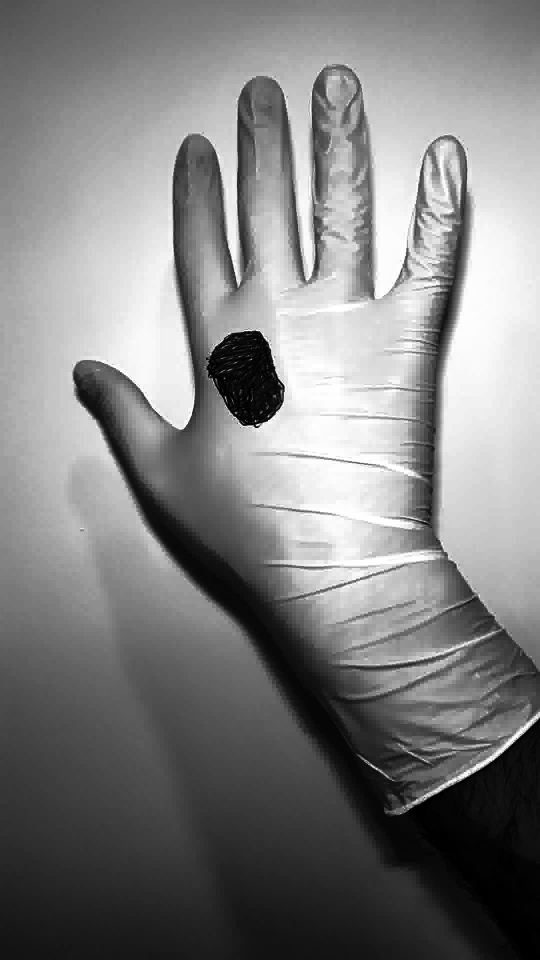
%> input picture img1.jpg, 1080 x 1920 px (shown at 1/2 size)
$ octave main.m   (GNU Octave 9; MATLAB toolbox functions it lacks are replaced by stand-ins)
%> lines starting %> are read from the running program, lines starting %| are printed output that depends on the picture; in (x1, y1, x2, y2) boxes, pixels count from 0 and x2, y2 are one past the last pixel; in counts of white or black regions, pixels touching at a corner belong together; the program's own positions count from 1
### detect_glove_contour.m
function [glove_contour] = detect_glove_contour(image)

    glove_hsv = rgb2hsv(image);

    % Extract individual channels
    hue_channel = glove_hsv(:,:,1);
    saturation_channel = glove_hsv(:,:,2);
    value_channel = glove_hsv(:,:,3);

    % Calculate histograms for each channel
    numBins = 256;
    hueHistogram = imhist(hue_channel, numBins);
    saturationHistogram = imhist(saturation_channel, numBins);
    valueHistogram = imhist(value_channel, numBins);

    % Find the bin with the highest count for each channel
    [~, dominantHueBin] = max(hueHistogram);
    [~, dominantSaturationBin] = max(saturationHistogram);
    [~, dominantValueBin] = max(valueHistogram);

    % Convert the dominant bins to actual values
    dominant_hue = (dominantHueBin - 1) / numBins;
    dominant_saturation = (dominantSaturationBin - 1) / numBins;
    dominant_value = (dominantValueBin - 1) / numBins;

    % Extract the dominant color
    dominant_color = [dominant_hue, dominant_saturation, dominant_value];

    % Define light and dark background threshold
    bright_bg_lower = [0,0,128] / 255;
    bright_bg_upper = [255,255,255] / 255;

    dark_bg_lower = [0,0,0] / 255;
    dark_bg_upper = [255,255,127] / 255;

    % Check if dominant color is within the dark background range
    is_dark = all(dominant_color >= dark_bg_lower) && all(dominant_color <= dark_bg_upper);

    % Check if dominant color is within the light background range
    is_bright = all(dominant_color >= bright_bg_lower) && all(dominant_color <= bright_bg_upper);

    % Define lower and upper bounds for glove color in HSV space
    if is_bright
        glove_lower = [0,0,85] / 255;
        glove_upper = [255,110,255] / 255;
    end
    if is_dark
        glove_lower = [0,0,0] / 255;
        glove_upper = [255,255,110] / 255;
    end

    % Create mask for the glove
    glove_mask = (glove_hsv(:,:,1) >= glove_lower(1) & glove_hsv(:,:,1) <= glove_upper(1)) & ...
           (glove_hsv(:,:,2) >= glove_lower(2) & glove_hsv(:,:,2) <= glove_upper(2)) & ...
           (glove_hsv(:,:,3) >= glove_lower(3) & glove_hsv(:,:,3) <= glove_upper(3));

    % Extract glove region
    glove_extracted = glove_hsv;
    glove_extracted(repmat(~glove_mask,[1 1 3])) = 0;

    % Convert to binary mask
    glove_binary = glove_extracted(:,:,1) > 0 | glove_extracted(:,:,2) > 0 | glove_extracted(:,:,3) > 0;
    glove_binary = imcomplement(glove_binary);

    % Perform morphological operations
    se = strel('square', 9);
    glove_binary = imdilate(glove_binary, se);
    glove_binary = imerode(glove_binary, se);
    glove_binary = imfill(glove_binary, 'holes');

    % Find the main glove contour by extracting the largest contour
    glove_contours = bwboundaries(glove_binary);

    largest_contour_area = -1;
    largest_contour_index = -1;

    for i = 1:length(glove_contours)
        current_contour = glove_contours{i};
        current_contour_area = polyarea(current_contour(:, 2), current_contour(:, 1));
        if current_contour_area > largest_contour_area
            largest_contour_area = current_contour_area;
            largest_contour_index = i;
        end
    end

    glove_contour = glove_contours{largest_contour_index};

end

### threshold_glove.m
function [thresholded_glove, main_glove_contour, glove_convex_hull] = threshold_glove(image)

    % Obtain the outer main glove contour
    [main_glove_contour] = detect_glove_contour(image);
    glove_mask = poly2mask(main_glove_contour(:,2), main_glove_contour(:,1), size(image, 1), size(image, 2));

    % Create a new image where everything outside the contour is remove
    masked_image = image;

    % Iterate over each color channel (RGB)
    for i = 1:3
        masked_image(:,:,i) = image(:,:,i) .* uint8(glove_mask);
    end

    % Convert the image to HSV color space
    hsvImage = rgb2hsv(masked_image);

    % Extract individual channels
    hueChannel = hsvImage(:,:,1);
    hue_in_contour = hueChannel(hueChannel > 0);

    saturationChannel = hsvImage(:,:,2);
    saturation_in_contour = saturationChannel(saturationChannel > 0);

    valueChannel = hsvImage(:,:,3);
    value_in_contour = valueChannel(valueChannel > 0);

    % Calculate statistics of each channel
    hueMean = mean2(hue_in_contour);
    hueStd = std2(hue_in_contour);

    saturationMean = mean2(saturation_in_contour);
    saturationStd = std2(saturation_in_contour);

    valueMean = mean2(value_in_contour);
    valueStd = std2(value_in_contour);

    % Define threshold ranges based on statistics
    threshold_multipler = 3.0;
    hueThreshold = [hueMean - threshold_multipler*hueStd, hueMean + threshold_multipler*hueStd];
    saturationThreshold = [saturationMean - threshold_multipler*saturationStd, saturationMean + threshold_multipler*saturationStd];
    valueThreshold = [valueMean - threshold_multipler*valueStd, valueMean + threshold_multipler*valueStd];

    % Thresholding
    binaryMask = (hueChannel >= hueThreshold(1) & hueChannel <= hueThreshold(2)) & ...
                 (saturationChannel >= saturationThreshold(1) & saturationChannel <= saturationThreshold(2)) & ...
                 (valueChannel >= valueThreshold(1) & valueChannel <= valueThreshold(2));

    % Perform morphological operations
    thresholded_glove = imclose(binaryMask, strel('disk', 5));

    % Re-evaluate the main_glove_contour by extracting the largest contour
    glove_contours = bwboundaries(thresholded_glove);

    largest_contour_area = -1;
    largest_contour_index = -1;

    for i = 1:length(glove_contours)
        current_contour = glove_contours{i};
        current_contour_area = polyarea(current_contour(:, 2), current_contour(:, 1));
        if current_contour_area > largest_contour_area
            largest_contour_area = current_contour_area;
            largest_contour_index = i;
        end
    end

    main_glove_contour = glove_contours{largest_contour_index};

    % Calculate the convex hull of the main glove contour
    glove_convex_hull = convhull(main_glove_contour(:, 2), main_glove_contour(:, 1), 'Simplify', true);
end

### main.m
close all;
clearvars;

img = imread('img1.jpg');
%> img is the input picture: size 1920x1080x3 uint8; min 0, max 255, mean 128.3
[rows, cols, ~] = size(img);

glove_type = 'Nitraile';

% Resize the image
target_size = 1500;
scale_width = cols/target_size;
scale_height = rows/target_size;
if scale_height > scale_width
    target_size = [target_size NaN];
else
    target_size = [NaN target_size];
end
img = imresize(img, target_size);
%> img: size 1500x844x3 uint8

% Extract the main glove contour
[glove_mask, main_glove_contour, glove_convex_hull] = threshold_glove(img);
%> in detect_glove_contour, `hueHistogram = imhist(hue_channel, numBins);`: hueHistogram = 256 values, max 1266000 at index 1, min 0 at index 2, mean 4945.3
%> in detect_glove_contour, `saturationHistogram = imhist(saturation_channel, numBins);`: saturationHistogram has the same summary as hueHistogram
%> in detect_glove_contour, `valueHistogram = imhist(value_channel, numBins);`: valueHistogram = 256 values, max 11465 at index 227, min 1348 at index 256, mean 4945.3
%> in detect_glove_contour, `[~, dominantHueBin] = max(hueHistogram);`: dominantHueBin = 1
%> in detect_glove_contour, `[~, dominantValueBin] = max(valueHistogram);`: dominantValueBin = 227
%> in detect_glove_contour, `dominant_hue = (dominantHueBin - 1) / numBins;`: dominant_hue = 0
%> in detect_glove_contour, `dominant_value = (dominantValueBin - 1) / numBins;`: dominant_value = 0.883
%> in detect_glove_contour, `dominant_color = [dominant_hue, dominant_saturation, dominant_value];`: dominant_color = [0 0 0.883]
%> in detect_glove_contour, `is_dark = all(dominant_color >= dark_bg_lower) && all(dominant_color <..`: is_dark = false
%> in detect_glove_contour, `is_bright = all(dominant_color >= bright_bg_lower) && all(dominant_col..`: is_bright = true
%> in detect_glove_contour, `glove_mask = (glove_hsv(:,:,1) >= glove_lower(1) & glove_hsv(:,:,1) <=..`:
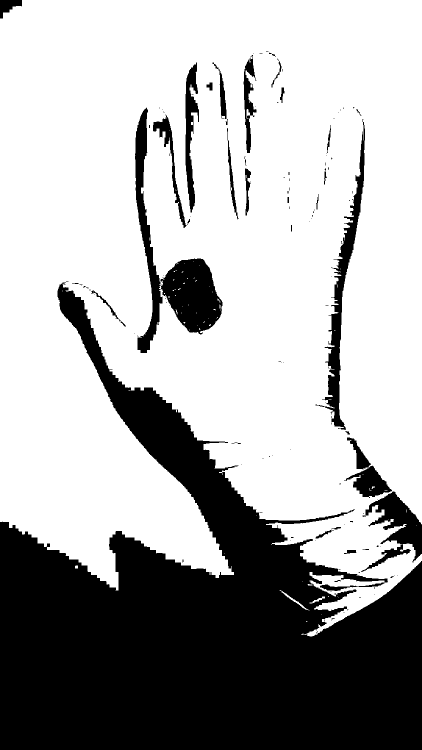
%> glove_mask: size 1500x844 logical (shown at 1/2 size); 67.1% white; 142 black regions (107 under 20 px), largest, box (x1, y1, x2, y2) and area: (0, 564, 844, 1500) 360931, (321, 517, 445, 669) 12389, (637, 238, 730, 860) 10124
%> in detect_glove_contour, `glove_extracted(repmat(~glove_mask,[1 1 3])) = 0;`:
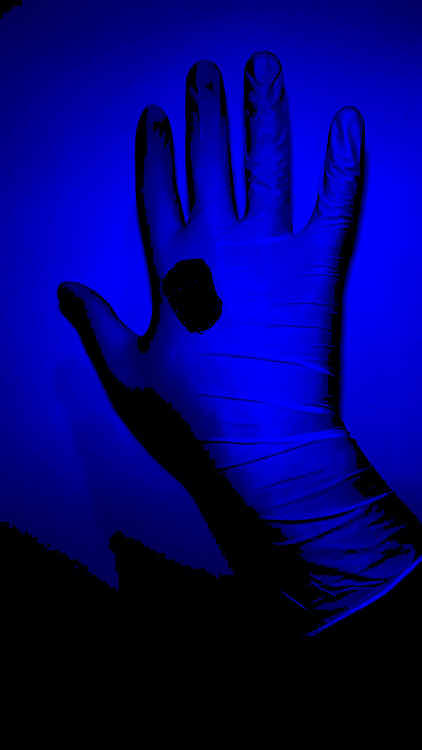
%> glove_extracted: size 1500x844x3 double (shown at 1/2 size); mean R, G, B 0, 0, 0.449
%> in detect_glove_contour, `glove_binary = imdilate(glove_binary, se);`:
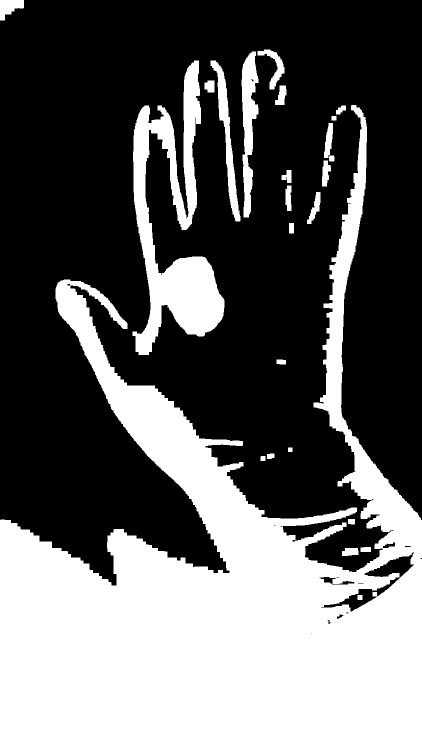
%> glove_binary: size 1500x844 logical (shown at 1/2 size); 38.2% white; 25 white regions, largest, box (x1, y1, x2, y2) and area: (0, 210, 844, 1500) 423581, (265, 121, 449, 710) 40749, (483, 103, 517, 435) 6460
%> in detect_glove_contour, `glove_binary = imerode(glove_binary, se);`:
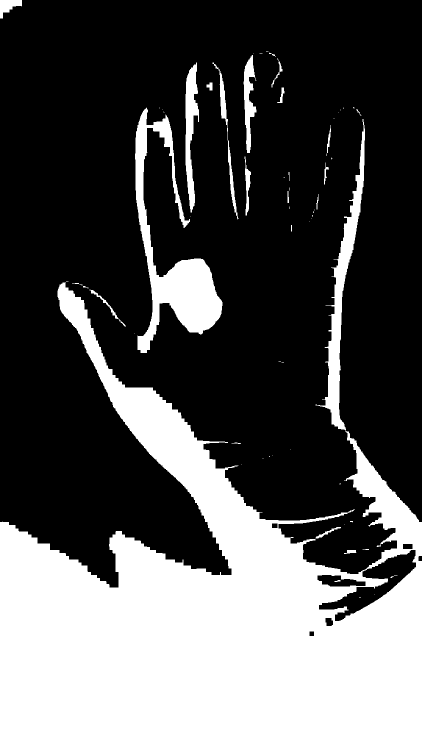
%> glove_binary: size 1500x844 logical (shown at 1/2 size); 33.6% white; 67 white regions (41 under 20 px), largest, box (x1, y1, x2, y2) and area: (0, 238, 844, 1500) 388795, (270, 215, 445, 706) 24111, (371, 125, 398, 425) 4330
%> in detect_glove_contour, `glove_binary = imfill(glove_binary, 'holes');`:
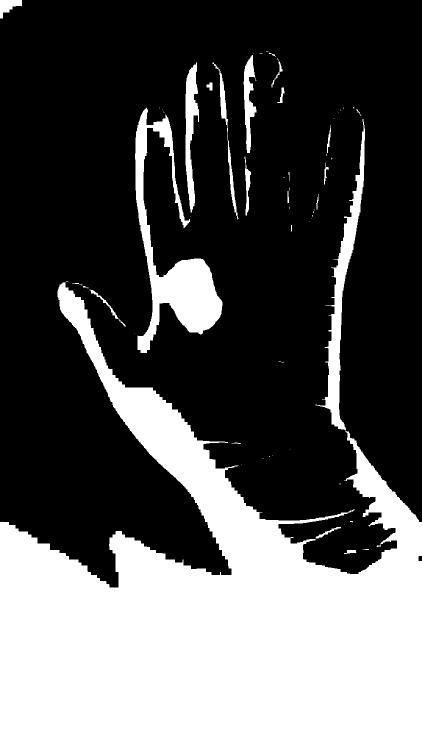
%> glove_binary: size 1500x844 logical (shown at 1/2 size); 34.4% white; 62 white regions (37 under 20 px), largest, box (x1, y1, x2, y2) and area: (0, 238, 844, 1500) 398911, (270, 215, 445, 706) 24111, (371, 125, 398, 425) 4330
%> in detect_glove_contour, `glove_contours = bwboundaries(glove_binary);`: glove_contours = 62 boundaries; largest, box (x1, y1, x2, y2) and points: (0, 238, 844, 1500) 7310, (270, 215, 445, 706) 1928, (371, 125, 398, 425) 663, (425, 125, 477, 439) 656, (487, 110, 513, 306) 459
%> the loop in detect_glove_contour, `for i = 1:length(glove_contours)` made 62 passes
%> (current_contour_area, largest_contour_area, largest_contour_index) on passes 1 to 2: (819, 819, 1), (395255.5, 395255.5, 2)
%> in threshold_glove, `glove_mask = poly2mask(main_glove_contour(:,2), main_glove_contour(:,1..`:
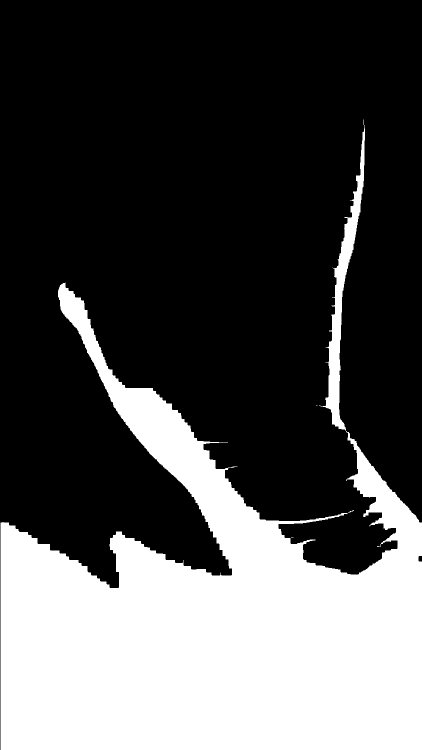
%> glove_mask: size 1500x844 logical (shown at 1/2 size); 31.2% white; 4 white regions (3 under 20 px), largest, box (x1, y1, x2, y2) and area: (1, 239, 844, 1500) 395250
%> after the loop in threshold_glove, `for i = 1:3`:
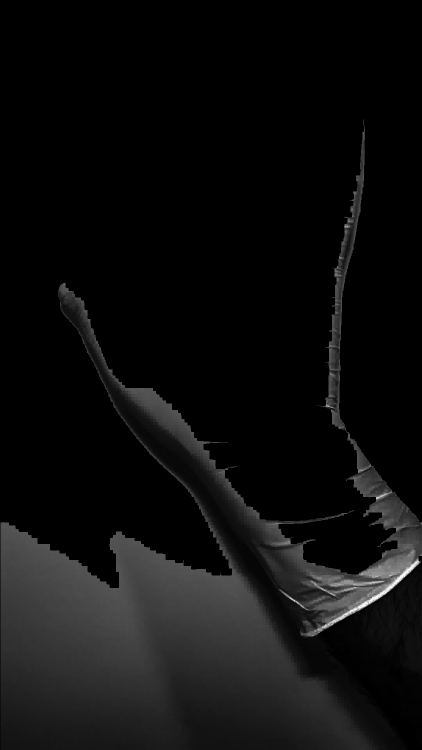
%> masked_image: size 1500x844x3 uint8 (shown at 1/2 size); min 0, max 255, mean 13.9
%> in threshold_glove, `hue_in_contour = hueChannel(hueChannel > 0);`: hue_in_contour = []
%> in threshold_glove, `hueMean = mean2(hue_in_contour);`: hueMean = NaN
%> in threshold_glove, `valueMean = mean2(value_in_contour);`: valueMean = 0.176
%> in threshold_glove, `valueStd = std2(value_in_contour);`: valueStd = 0.114
%> in threshold_glove, `hueThreshold = [hueMean - threshold_multipler*hueStd, hueMean + thresh..`: hueThreshold = [NaN NaN]
%> in threshold_glove, `valueThreshold = [valueMean - threshold_multipler*valueStd, valueMean ..`: valueThreshold = [-0.166 0.519]
%> in threshold_glove, `glove_contours = bwboundaries(thresholded_glove);`: glove_contours = {}
%> after the loop in threshold_glove, `for i = 1:length(glove_contours)`: largest_contour_area = -1
%> the run ends on the next line

$ run again, with img2.jpg copied over img1.jpg
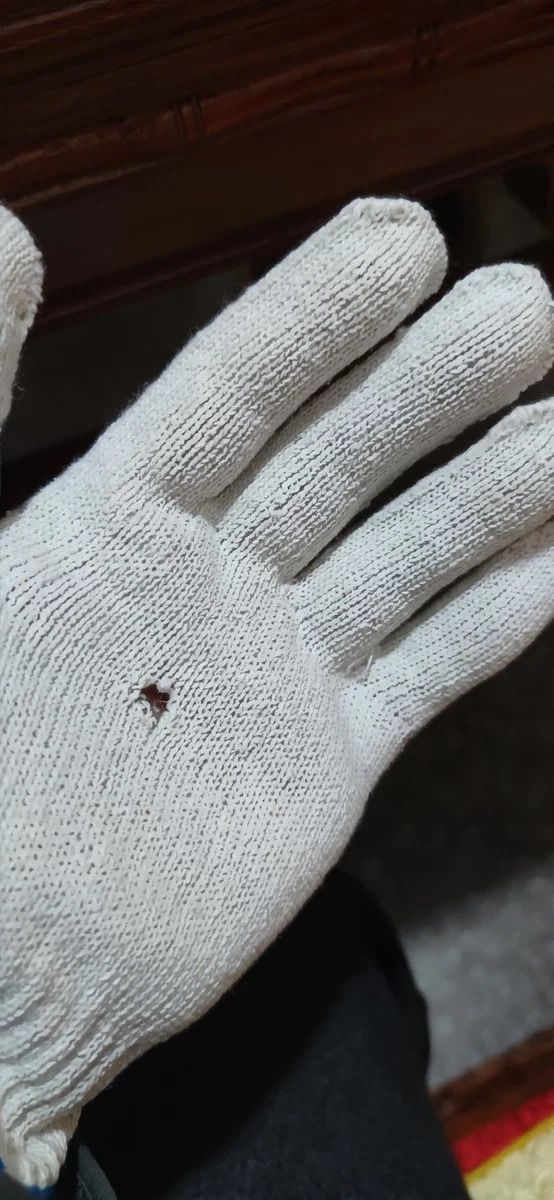
%> input picture img2.jpg, 554 x 1200 px
%> img is the input picture: size 1200x554x3 uint8; mean R, G, B 100, 97.9, 97.1
%> img: size 1500x693x3 uint8
%> glove_hsv: size 1500x693x3 double; mean H, S, V 0.327, 0.229, 0.409
%> hueHistogram = 256 values, max 144309 at index 147, min 0 at index 57, mean 4060.5
%> saturationHistogram = 256 values, max 61725 at index 1, min 0 at index 250, mean 4060.5
%> valueHistogram = 256 values, max 23848 at index 10, min 0 at index 1, mean 4060.5
%> dominantHueBin = 147
%> dominantSaturationBin = 1
%> dominantValueBin = 10
%> dominant_hue = 0.57
%> dominant_saturation = 0
%> dominant_value = 0.0352
%> dominant_color = [0.57 0 0.0352]
%> is_dark = true
%> is_bright = false
%> in detect_glove_contour, `glove_mask = (glove_hsv(:,:,1) >= glove_lower(1) & glove_hsv(:,:,1) <=..`:
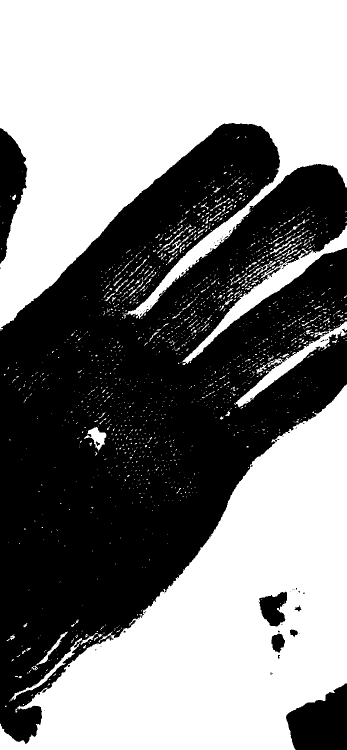
%> glove_mask: size 1500x693 logical (shown at 1/2 size); 52.4% white; 79 black regions (67 under 20 px), largest, box (x1, y1, x2, y2) and area: (0, 246, 693, 1488) 471264, (572, 1367, 693, 1500) 11556, (0, 256, 55, 528) 8546
%> in detect_glove_contour, `glove_contours = bwboundaries(glove_binary);`: glove_contours = 13 boundaries; largest, box (x1, y1, x2, y2) and points: (0, 246, 693, 1488) 3416, (0, 256, 55, 538) 583, (572, 1367, 693, 1500) 438, (517, 1183, 574, 1253) 219, (543, 1261, 570, 1317) 133
%> the loop in detect_glove_contour, `for i = 1:length(glove_contours)` made 13 passes
%> (current_contour_area, largest_contour_area, largest_contour_index) on passes 1 to 2: (8384, 8384, 1), (506639.5, 506639.5, 2)
%> hsvImage: size 1500x693x3 double; mean H, S, V 0.237, 0.0254, 0.332
%> hueMean = 0.491
%> hueStd = 0.159
%> saturationMean = 0.0525
%> saturationStd = 0.0387
%> valueMean = 0.682
%> valueStd = 0.156
%> hueThreshold = [0.0133 0.969]
%> saturationThreshold = [-0.0635 0.168]
%> valueThreshold = [0.215 1.15]
%> binaryMask: size 1500x693 logical; 47.2% white; 23 white regions (22 under 20 px), largest, box (x1, y1, x2, y2) and area: (1, 247, 693, 1484) 491013
%> in threshold_glove, `thresholded_glove = imclose(binaryMask, strel('disk', 5));`:
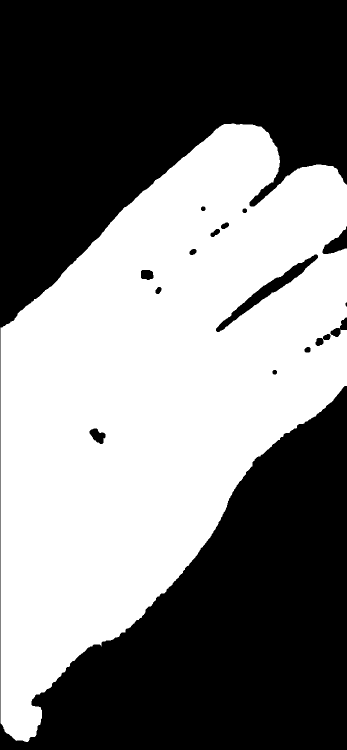
%> thresholded_glove: size 1500x693 logical (shown at 1/2 size); 48.1% white; 1 white region, box (x1, y1, x2, y2) and area: (1, 247, 693, 1484) 499743
%> in threshold_glove, `glove_contours = bwboundaries(thresholded_glove);`: glove_contours = 14 boundaries; largest, box (x1, y1, x2, y2) and points: (1, 247, 693, 1484) 3277, (432, 509, 636, 664) 430, (179, 857, 211, 888) 90, (282, 540, 307, 560) 72, (421, 458, 440, 474) 47
%> the loop in threshold_glove, `for i = 1:length(glove_contours)` made 14 passes
%> (current_contour_area, largest_contour_area, largest_contour_index) on pass 1: (504676, 504676, 1)
